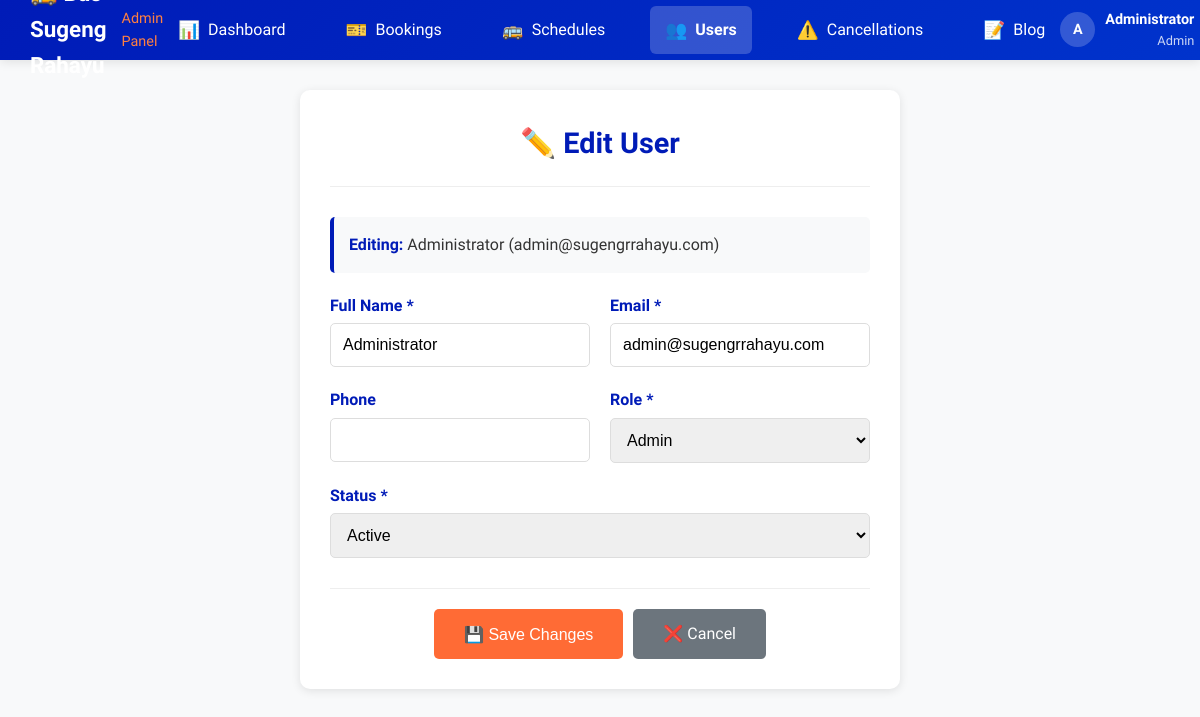
/admin/users/edit.php?id=1 (signed in), run on the app's committed database.
### tables this page shows
CREATE TABLE IF NOT EXISTS users (
    id INT PRIMARY KEY AUTO_INCREMENT,
    username VARCHAR(50) UNIQUE NOT NULL,
    email VARCHAR(100) UNIQUE NOT NULL,
    password VARCHAR(255) NOT NULL,
    full_name VARCHAR(100),
    phone VARCHAR(20),
    role ENUM('user', 'admin', 'staff') DEFAULT 'user',
    status ENUM('active', 'inactive') DEFAULT 'active',
    profile_image VARCHAR(255),
    created_at TIMESTAMP DEFAULT CURRENT_TIMESTAMP,
    updated_at TIMESTAMP DEFAULT CURRENT_TIMESTAMP ON UPDATE CURRENT_TIMESTAMP
);

### admin/users/edit.php (the view, shortened to what this page needs)
<?php
require_once '../../config.php';
$user_id = (int)$_GET['id'];
$query = "SELECT * FROM users WHERE id = ?";
$stmt = mysqli_prepare($koneksi, $query);
mysqli_stmt_bind_param($stmt, "i", $user_id);
mysqli_stmt_execute($stmt);
$result = mysqli_stmt_get_result($stmt);
$user = mysqli_fetch_assoc($result);
include '../header-admin.php';
?>
<div class="edit-user-content">
    <div class="edit-user-card">
        <div class="edit-user-header">
            <h1>✏️ Edit User</h1>
        </div>
        <div class="current-info">
            <strong>Editing:</strong> <?php echo htmlspecialchars($user['full_name']); ?> (<?php echo htmlspecialchars($user['email']); ?>)
        </div>
        <form method="POST" action="">
            <div class="form-row">
                <div class="form-group">
                    <label for="full_name">Full Name *</label>
                    <input type="text" id="full_name" name="full_name" value="<?php echo htmlspecialchars($user['full_name']); ?>" required>
                </div>
                <div class="form-group">
                    <label for="email">Email *</label>
                    <input type="email" id="email" name="email" value="<?php echo htmlspecialchars($user['email']); ?>" required>
                </div>
            </div>
            <div class="form-row">
                <div class="form-group">
                    <label for="phone">Phone</label>
                    <input type="tel" id="phone" name="phone" value="<?php echo htmlspecialchars($user['phone'] ?? ''); ?>">
                </div>
                <div class="form-group">
                    <label for="role">Role *</label>
                    <select id="role" name="role" required>
                        <option value="admin" <?php echo $user['role'] === 'admin' ? 'selected' : ''; ?>>Admin</option>
                    </select>
                </div>
            </div>
            <div class="form-group">
                <label for="status">Status *</label>
                <select id="status" name="status" required>
                    <option value="active" <?php echo $user['status'] === 'active' ? 'selected' : ''; ?>>Active</option>
                </select>
            </div>
            <div class="form-actions">
                <button type="submit" class="btn-submit">💾 Save Changes</button>
                <a href="view.php?id=<?php echo $user['id']; ?>" class="btn-cancel">❌ Cancel</a>
            </div>
        </form>
    </div>
</div>
<?php include '../footer-admin.php'; ?>

### admin/header-admin.php (style rules this page uses)
* { margin: 0; padding: 0; box-sizing: border-box; }
body { font-family: 'Segoe UI', Tahoma, Geneva, Verdana, sans-serif; background: #f8f9fa; color: #333; line-height: 1.6; }

### data on the page
users: full_name "Administrator", email "admin@sugengrrahayu.com", role "Admin", status "Active"

### other printed values
substr($_SESSION['user_name'] ?? 'A', 0, 1) "A"
$_SESSION['user_name'] "Administrator"
$_SESSION['user_role'] "Admin"
